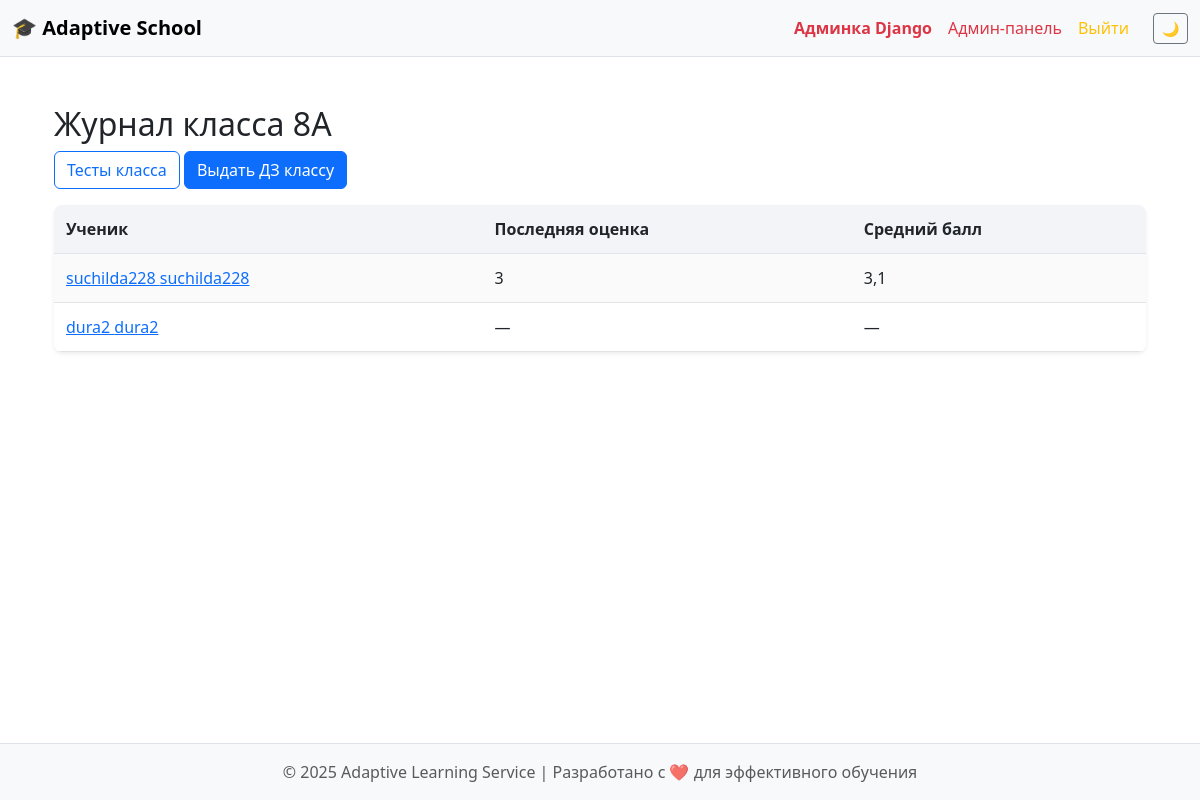
/class/1/journal/ (signed in), run on the app's committed database.
### school/models.py (models this page shows, shortened)
class SchoolClass(models.Model):
    name = models.CharField(max_length=20)
    teachers = models.ManyToManyField(Teacher, related_name="classes")  # 🔹 связь "многие ко многим"4
    students = models.ManyToManyField('Student', related_name="classes")  # 🔹 связь "многие ко многим"
    class Meta:
        verbose_name = "Класс"
        verbose_name_plural = "Классы"

class Student(models.Model):
    user = models.OneToOneField(User, on_delete=models.CASCADE)
    name = models.CharField(max_length=100)
    surname = models.CharField(max_length=100)
    patronymic = models.CharField(max_length=100, blank=True)
    class Meta:
        verbose_name = "Ученик"
        verbose_name_plural = "Ученики"
    def __str__(self):
        return self.user.get_full_name() or self.user.username

class TestResult(models.Model):
    student = models.ForeignKey(Student, on_delete=models.CASCADE)
    test = models.ForeignKey(Test, on_delete=models.CASCADE)
    assigned_topic = models.ForeignKey('AssignedTopic', on_delete=models.SET_NULL, null=True, blank=True)
    score = models.IntegerField()
    grade = models.IntegerField()
    completed_at = models.DateTimeField(auto_now_add=True)
    is_homework_generating = models.BooleanField(default=False)
    class Meta:
        verbose_name = "Результат теста"
        verbose_name_plural = "Результаты тестов"
    def __str__(self):
        return f"{self.student} — {self.test} ({self.grade})"

### school/views.py (the view)
# urls.py: path("class/<int:class_id>/journal/", views.class_journal, name="class_journal"),
@login_required
def class_journal(request, class_id):
    school_class = get_object_or_404(SchoolClass, id=class_id)
    students = school_class.students.all()
    rows = []
    for s in students:
        results = TestResult.objects.filter(student=s).order_by("completed_at")
        rows.append({
            "student": s,
            "results": results,
            "last": results.last() if results else None,
            "avg": round(sum(r.grade for r in results) / len(results), 2) if results else None,
        })
    print(rows)
    return render(request, "class_journal.html", {
        "class": school_class,
        "rows": rows,
    })

### school/models.py (called while the page is built)
    def __str__(self):
        return f"{self.assigned_topic}: {self.lesson.subject.name} — {self.title}"

    def __str__(self):
        return f"{self.title}: {self.topic.name} → {self.school_class.name}"

### templates/class_journal.html (shortened to what this page needs)
{% extends "base.html" %}
{% block content %}
<div class="container mt-4">
    <h2>Журнал класса {{ class.name }}</h2>
    <a class="btn btn-outline-primary mb-3"
    href="{% url 'class_tests' class.id %}">
    Тесты класса
    </a>
    <a href="{% url 'assign_homework_class' class.id %}" class="btn btn-primary mb-3">
        Выдать ДЗ классу
    </a>
    {% if rows %}
    <table class="custom-table table-striped shadow-sm">
        <thead>
            <tr>
                <th>Ученик</th>
                <th>Последняя оценка</th>
                <th>Средний балл</th>
            </tr>
        </thead>
        <tbody>
            {% for row in rows %}
            <tr>
                <td>
                    <a href="{% url 'teacher_student_detail' row.student.id %}">
                        {{ row.student.surname }} {{ row.student.name }}
                    </a>
                </td>
                <td>
                    {% if row.last %}{{ row.last.grade }}{% else %}—{% endif %}
                </td>
                <td>
                    {% if row.avg %}{{ row.avg }}{% else %}—{% endif %}
                </td>
            </tr>
            {% endfor %}
        </tbody>
    </table>
    {% else %}
        <p class="text-muted">В этом классе пока нет учеников.</p>
    {% endif %}
</div>
{% endblock %}

### templates/base.html (style rules this page uses)
body { min-height: 100vh; display: flex; flex-direction: column; }
.custom-table { width: 100%; border-collapse: collapse; border-radius: 8px; overflow: hidden; font-size: 16px; }
.custom-table thead tr { background: #f2f4f7; }
.custom-table thead th { padding: 12px; font-weight: 600; border-bottom: 1px solid #e1e5eb; }
.custom-table tbody tr:nth-child(odd) { background: #fafafa; }
.custom-table td { padding: 12px; border-bottom: 1px solid #e3e3e3; }

### data on the page
SchoolClass: name "8А"
Student: student.surname "suchilda228", student.name "suchilda228", last.grade "3", avg "3,1"
Student: student.surname "dura2", student.name "dura2"
